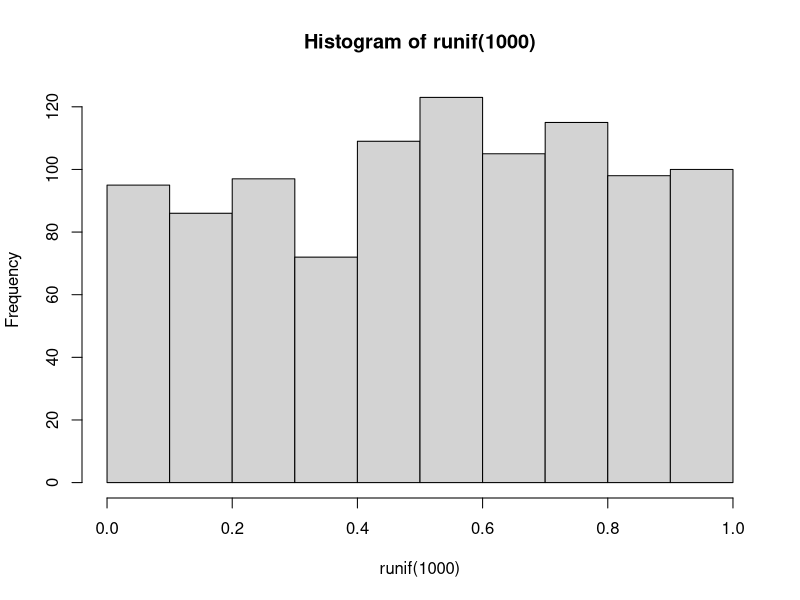
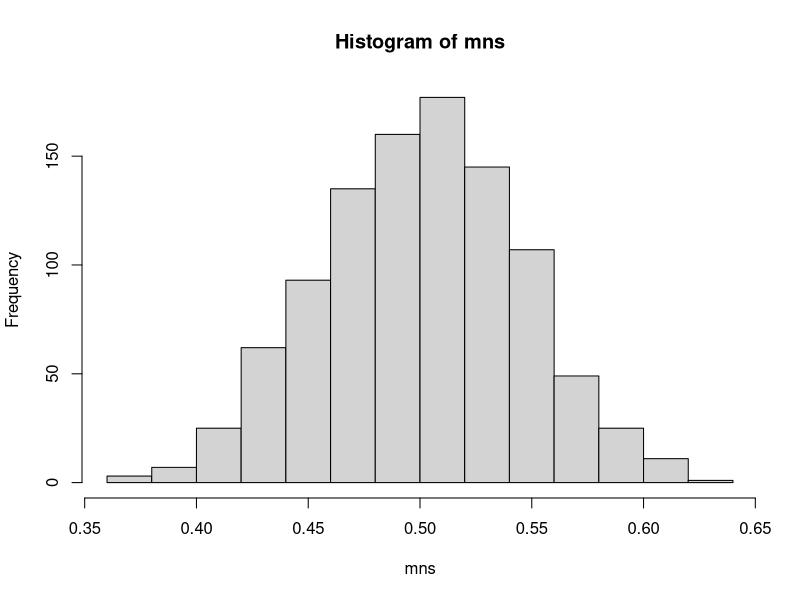
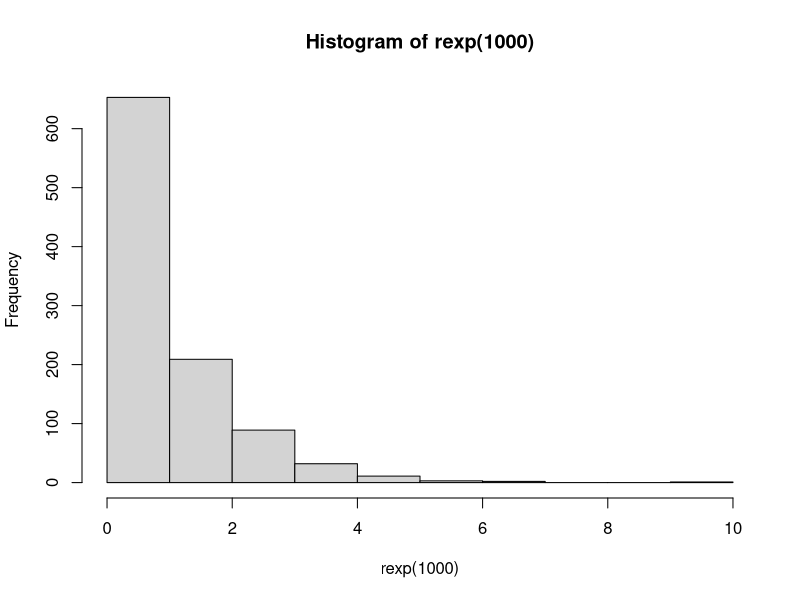
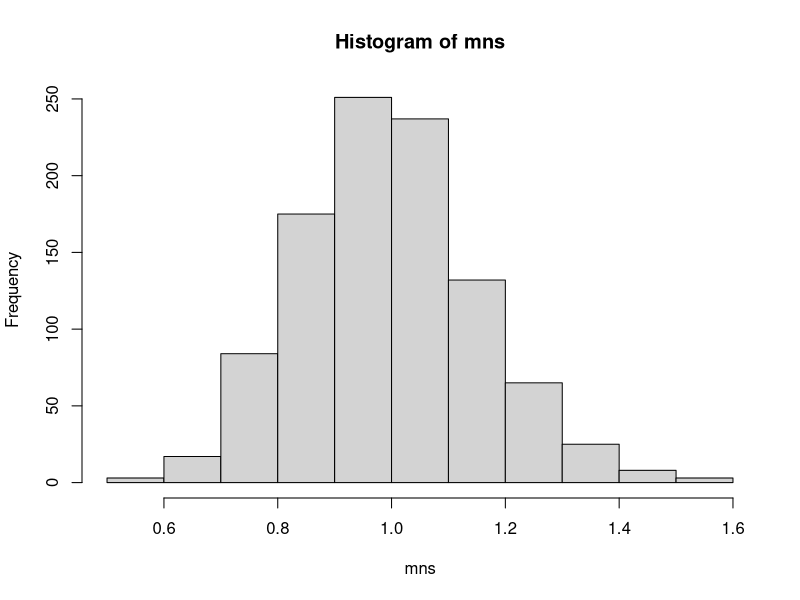
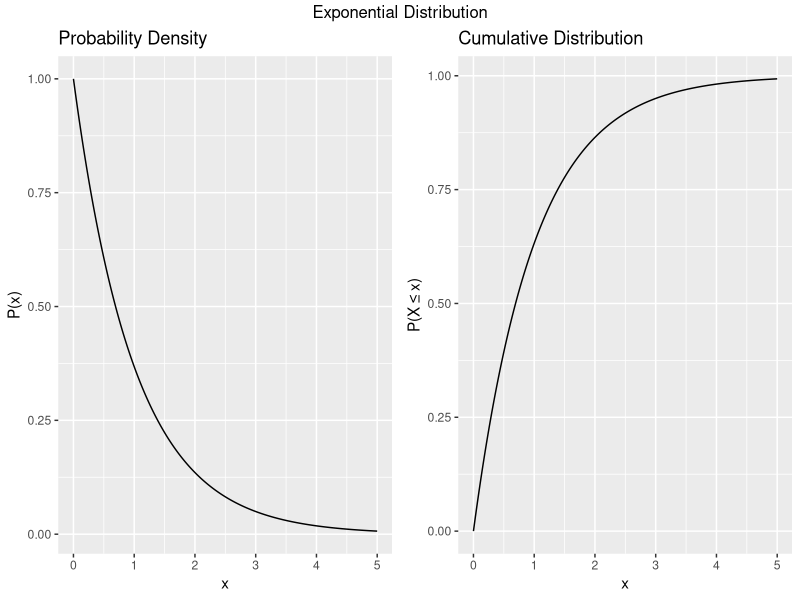
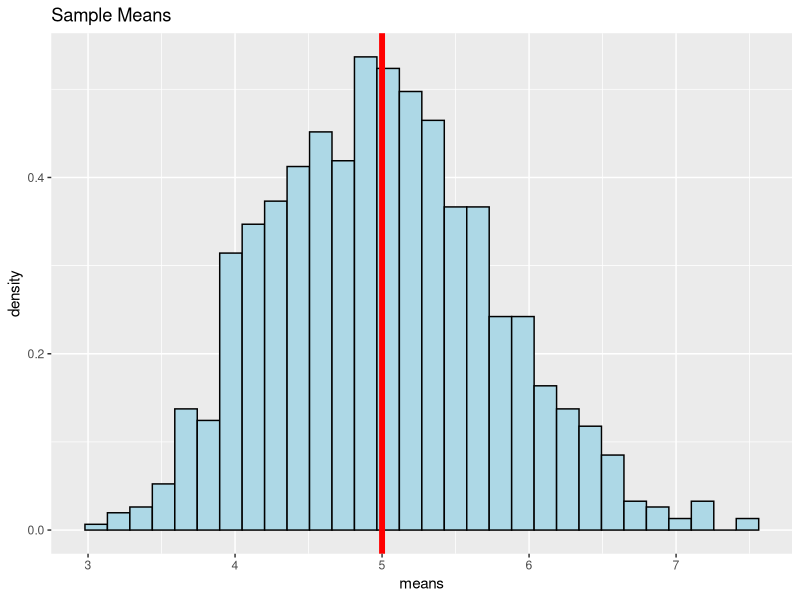

Write the R code that produced these figures, in order. (Note: this script raises an error after producing the figures.)
## ---- chunk 1
library(ggplot2);
library(gridExtra);

set.seed(15112);
## ---- chunk 2
hist(runif(1000))
## ---- chunk 3
mns = NULL
for (i in 1 : 1000) mns = c(mns, mean(runif(40)))
hist(mns)
## ---- chunk 4
hist(rexp(1000))
## ---- chunk 5
mns = NULL
for (i in 1 : 1000) mns = c(mns, mean(rexp(40)))
hist(mns)
## ---- chunk 6
x <- seq(0,5,.01)
df <- data.frame(x, dexp(x), pexp(x), rexp(x) );
names(df) <- c("x", "exp.dens", "exp.dist", "exp.sim");

h <- ggplot(data=df) + aes(x=x, y=exp.dist) + geom_line();
h <- h + ggtitle("Cumulative Distribution") + ylab("P(X ≤ x)");

g <- ggplot(data=df) + aes(x=x, y=exp.dens) + geom_line();
g <- g + ggtitle("Probability Density") + ylab("P(x)");

grid.arrange(g,h, ncol=2, top="Exponential Distribution");
## ---- chunk 7

means <- NULL;  # initialize list of means

for( i in 1:1000 ){
# 	print(i);
	sim <- rexp(40, rate=0.2); # simulate 40 values with lambda = 0.2
	means <- c(means, mean(sim));  # calculate means
}
## ---- chunk 8
M <- mean(means);
V <- var(means);
## ---- chunk 9
mean(means);
## ---- chunk 10
k <- "The sample means are normally distributed and centered near the population mean (red line)."
## ---- chunk 11
gm <- ggplot() + aes(x=means) + ggtitle("Sample Means"); 
gm <- gm + geom_histogram(aes(y=..density..), color='black', fill='lightblue');
gm <- gm + geom_vline(xintercept = 5, size=2, color='red');

gm
## ---- chunk 12
var(means);
## ---- chunk 13
1 - 2*(pnorm(abs(M-5), mean=0, sd=sd(means), lower.tail = FALSE))
## ---- chunk 14
(.2 * sqrt(40))^-2;
var(means);
## ---- chunk 15
# add normal distribution plot to histograms
gm <- gm + stat_function(fun=dnorm, args=list(mean=5, sd=sd(means)), size=2)
gm
## ---- chunk 16
library("datasets")
data(ToothGrowth)
## ---- chunk 17
dftg <- ToothGrowth
head(dftg)
str(dftg)
table(dftg[, c('supp','dose')])
## ---- chunk 18
g <- ggplot(dftg) + aes(x=factor(dose), y=len, fill=factor(dose)) + geom_boxplot()
g <- g + facet_grid(.~supp) + xlab("Dose (mg)") + ggtitle("Tooth Growth by Supplement & Dose")
g
## ---- chunk 19
summary(dftg);

# summary of VC groups
summary(dftg[dftg$supp == 'VC',])

# summary of OJ groups
summary(dftg[dftg$supp == 'OJ',])
## ---- chunk 20
aggregate(len ~ dose + supp, data=dftg, FUN=mean)
